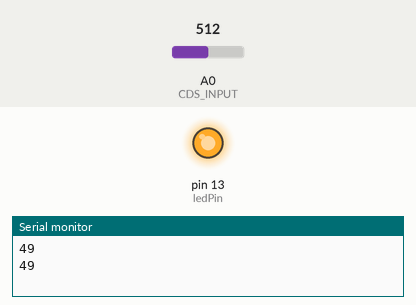
Simulated run of this sketch. Board: Arduino Uno, built with avr-gcc and run on an emulated ATmega328P. Shown: output pins drawn as LEDs (lit = HIGH), the last lines printed to the serial monitor. The inputs (shaded band) are chosen by the test bench; at power-on: A0 (CDS_INPUT) = 512.

Above: at 1.8 s.
1.9 s: A0 (CDS_INPUT) set to 440
3.4 s: A0 (CDS_INPUT) set to 410
At 5.1 s:
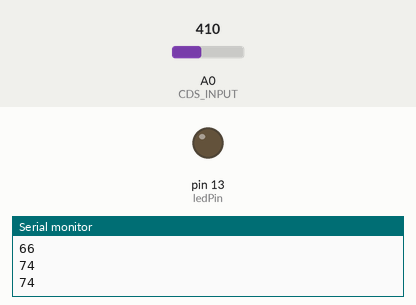
5.5 s: A0 (CDS_INPUT) set to 511
At 6.6 s:
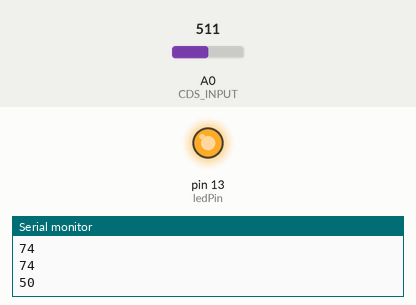
7.5 s: A0 (CDS_INPUT) set to 306
At 9.4 s:
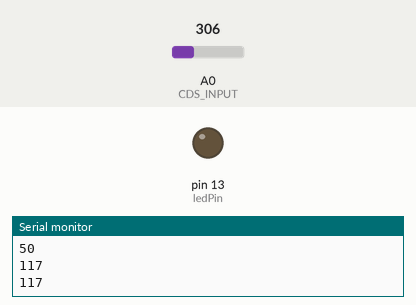
Timing chart, 0 to 10.5 s (numbered marks = the images above; inputs shaded):
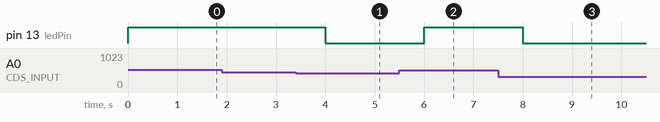

Measured:
- the behaviour switches between 427 and 426 on A0 (CDS_INPUT) (found by bisection; images 0 and 1)
- after the input at 3.4 s, pin 13 (ledPin): HIGH → LOW after 0.60 s
- after the input at 5.5 s, pin 13 (ledPin): LOW → HIGH after 0.50 s
- after the input at 7.5 s, pin 13 (ledPin): HIGH → LOW after 0.50 s

The sketch:

AA20_CdS_LED.ino
```cpp
#define CDS_INPUT 0

const int ledPin = 13;

int threshold = 70;

void setup() {
  pinMode(ledPin,OUTPUT);
  Serial.begin(9600);
}

void loop() {

  int value = analogRead(CDS_INPUT);
  int lux = int(luminosity(value));
  Serial.println(lux);

  if(lux>=threshold)
    digitalWrite(ledPin,LOW);
  else
    digitalWrite(ledPin,HIGH);

  delay(1000);
}

//Voltage to Lux
double luminosity(int RawADCO){
  double Vout=RawADCO*5.0/1023;
  double lux=(2500/Vout-500)/10;
  return lux;
}
//double luminosity (int RawADC0){
//  double Vout=RawADC0*5.0/1023;  // 5/1023 (Vin = 5 V)
//  double lux=(2500/Vout-500)/10;
//  // lux = 500 / Rldr, Vout = Ildr*Rldr = (5/(10 + Rldr))*Rldr
//  return lux;
//}
```
